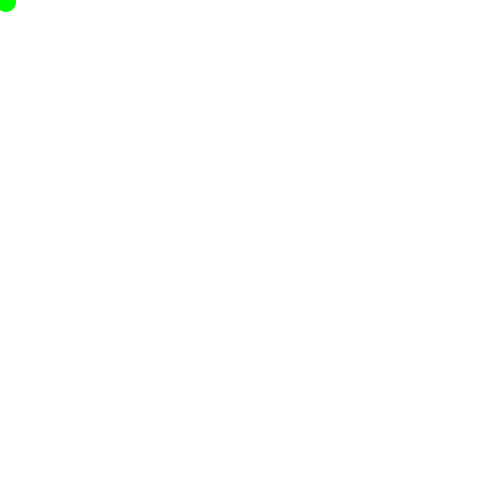
Frame 1 (no input)
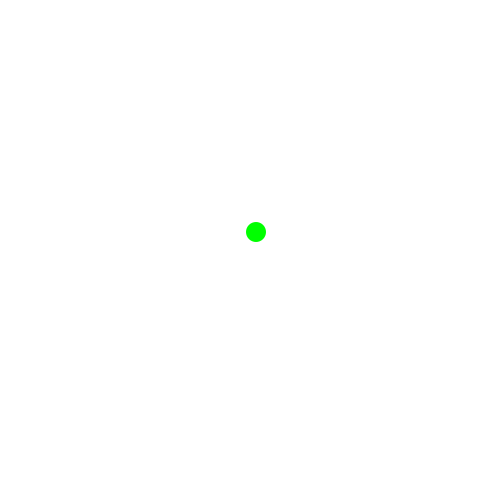
Frame 60 (the mouse pressed at the canvas centre just before this capture)
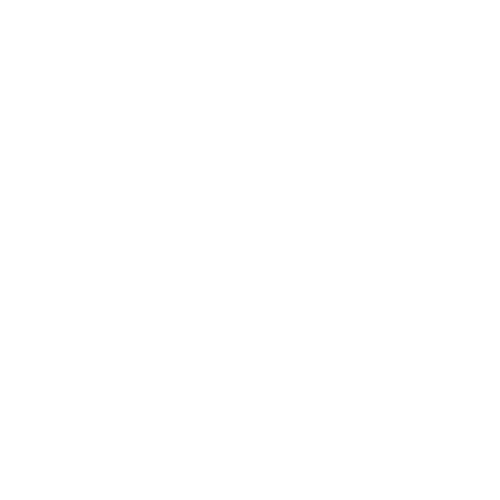
Frame 120 (the mouse held since frame 60 and released just before this capture)

The Processing sketch that drew these frames (run headless with seeded random() and noise(); from frame 60 on, the mouse is pressed at the canvas centre):

// Processing sketch: idou_anime
// ── idou_anime.pde
int x = 0;
int y = 0;
int dia = 20;


void setup()
{
  size(500, 500);
  noStroke();
  fill(0, 255, 0);
  
  frameRate(5);
  
}


void draw()
{
  background(255);
  x += random(10);
  y += random(10);
  ellipse(x, y, dia, dia);
}


void mouseClicked()
{
  if (x-15<mouseX && mouseX<x+15 && y-15<mouseY && mouseY<y+15)
  {
    fill(255, 0, 0);
    dia = 100;
  }
  
  if(dia == 100 &&x-60<mouseX && mouseX<x+60 && y-60<mouseY && mouseY<y+60)
  {
    fill(0,255,0);
  }
  
}
